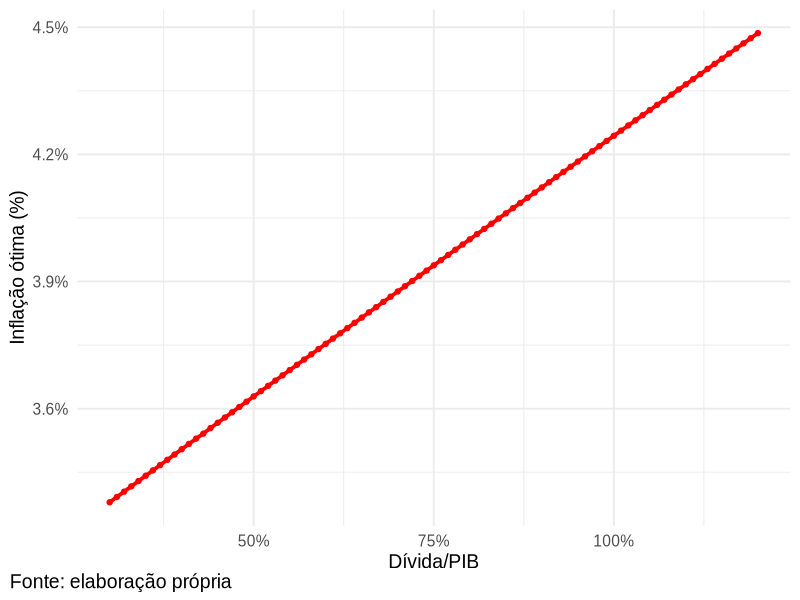

Recreate this plot in R.
library(ggplot2)
library(scales)

# Definição dos parâmetros ------------------------------------------------


pi_a <- 0.030; beta <- 1/(1+0.06); kappa <- 1.5
b0   <- 0.80;  pi_star_target <- 0.040
theta <- kappa*(pi_star_target - pi_a) * (1 + pi_star_target)^2 / b0


# Definição das funções do modelo -----------------------------------------


G  <- function(pi,b) theta*b*(pi/(1+pi))      #ganho fiscal
C  <- function(pi)   0.5*kappa*(pi - pi_a)^2  #custo
W  <- function(pi,b) G(pi,b) - C(pi)          #W = C - G


# Otimização --------------------------------------------------------------


solve_pi <- function(b) optimize(function(p) W(p,b), c(0,0.15), maximum=TRUE)$maximum

b_grid <- seq(0.30, 1.20, by=0.01)   # range da dívida
pi_hat <- sapply(b_grid, solve_pi)   # solução para cada nível da dívida



# Gráfico -----------------------------------------------------------------

df <- data.frame(b=b_grid, pi=pi_hat)

ggplot(df, aes(b, pi)) +
  geom_line(size = 1.3, color="red") +
  geom_point(size = 1.5, color="red") +
  labs(
    x = "Dívida/PIB",
    y = "Inflação ótima (%)",
    caption = "Fonte: elaboração própria"
  ) +
  theme_minimal(base_size = 14, base_family = "Arial") +
  theme(
    legend.position   = "none",            
    plot.title        = element_blank(),   
    plot.subtitle     = element_blank(),   
    plot.caption      = element_blank()    
  ) +
  scale_y_continuous(
    labels = percent_format(accuracy = 0.1)
  ) +
  scale_x_continuous(
    labels = percent_format(accuracy = 1)
  )+
  theme(
    plot.caption = element_text(hjust = 0),
    plot.caption.position = "plot"
  )
